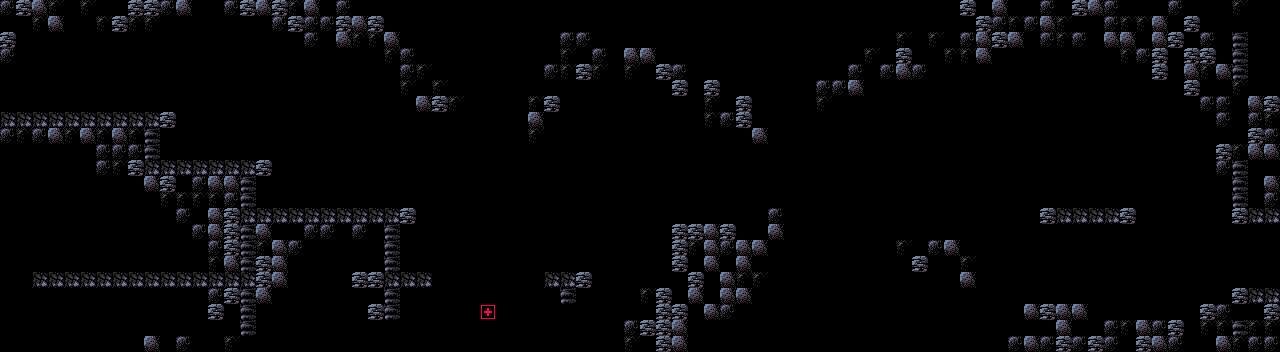

A 2D game scene composited from a Tiled map and its tileset images. What follows is a short description and the map's XML, with each tile layer's data collapsed to a summary:
An orthogonal 80x22 tile map with 16x16 px tiles, 2 tile layers (Collision , Foregournd) and 5 objects (4x Spiky, Zoomer).

<map version="1.10" tiledversion="1.10.2" orientation="orthogonal" renderorder="right-down" width="80" height="22" tilewidth="16" tileheight="16" infinite="0" nextlayerid="4" nextobjectid="6">
 <tileset firstgid="1" source="../tileset/old_tileset.tsx" />
 <layer id="2" name="Collision " class="Layer" width="80" height="22">
  <properties>
   <property name="type" propertytype="LayerType" value="collision" />
  </properties>
  <data>[1760 cells, 830 non-empty, 15 distinct tile ids]</data>
 </layer>
 <objectgroup id="3" name="Creatures">
  <object id="1" type="Spiky" x="25.75" y="105.5">
   <point />
  </object>
  <object id="2" type="Spiky" x="331" y="200.5">
   <point />
  </object>
  <object id="3" type="Spiky" x="1031" y="298.667">
   <point />
  </object>
  <object id="4" type="Zoomer" x="1063.33" y="199.333">
   <point />
  </object>
  <object id="5" type="Spiky" x="203.5" y="155.25">
   <point />
  </object>
 </objectgroup>
 <layer id="1" name="Foregournd" class="Layer" width="80" height="22">
  <properties>
   <property name="type" propertytype="LayerType" value="foreground" />
  </properties>
  <data>[1760 cells, 5 non-empty, 1 distinct tile ids]</data>
 </layer>
</map>
